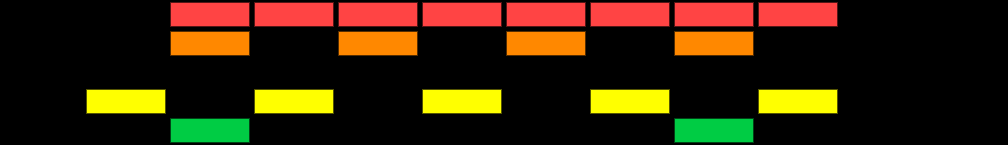

This is a level from a 2D game, rendered from its Tiled map with the project's own tilesets. A one-line summary and the complete map file follow:
An orthogonal 12x5 tile map with 84x29 px tiles, 1 tile layer (bricks).

<map version="1.11" tiledversion="1.12.2" orientation="orthogonal" renderorder="right-down" width="12" height="5" tilewidth="84" tileheight="29" infinite="0" nextlayerid="2" nextobjectid="1">
 <tileset firstgid="1" source="bricks.tsx" />
 <layer id="1" name="bricks" width="12" height="5">
  <properties>
   <property name="collides" type="bool" value="false" />
  </properties>
  <data encoding="csv">
0,0,1,1,1,1,1,1,1,1,0,0,
0,0,2,0,2,0,2,0,2,0,0,0,
0,0,0,0,0,0,0,0,0,0,0,0,
0,3,0,3,0,3,0,3,0,3,0,0,
0,0,4,0,0,0,0,0,4,0,0,0
</data>
 </layer>
</map>
